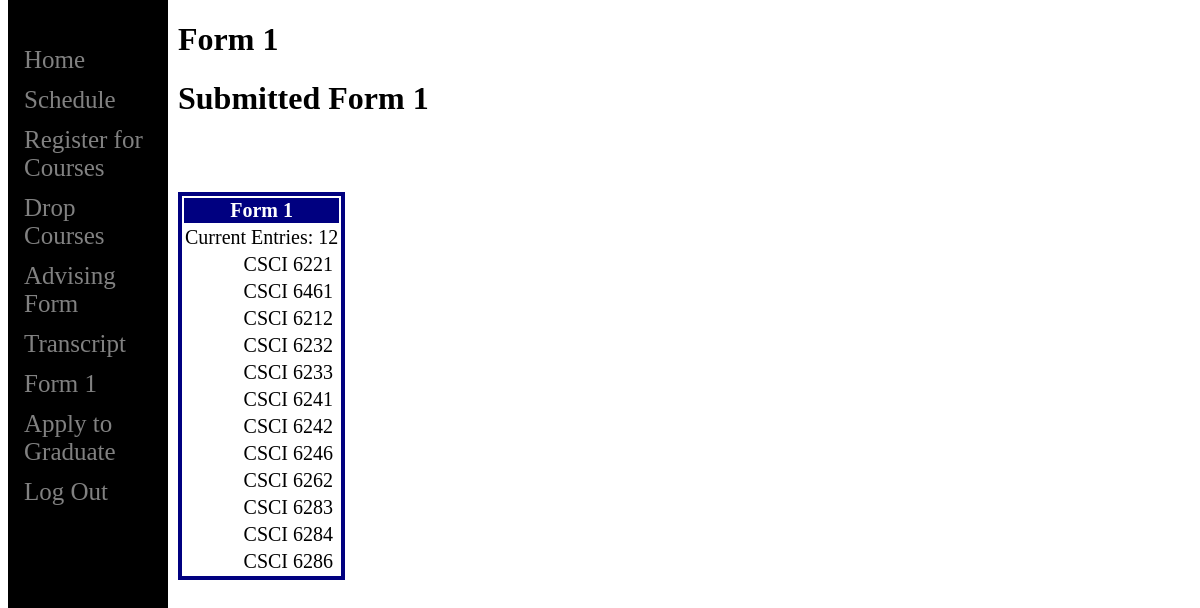
The page /student/form1.php (signed in) on the database its author committed.
### tables this page shows
CREATE TABLE form1 (
  user_id INT(8) ZEROFILL,
  course_dept TINYTEXT,
  course_id INT(4)
);

### student/form1.php (the view, shortened to what this page needs)
<?php
	require "header.php";
?>
<main>
<div class="change-tbl">
<h1>Form 1</h1>
<?php
	$user = $_SESSION['user_id'];
	$user_query = "SELECT * FROM student WHERE user_id=" . $user;
	$run_user = mysqli_query($conn, $user_query);
	$result = mysqli_fetch_assoc($run_user);
	if($result['form1'] == 0){
		echo "<p>You may add up to 12 courses to your Form 1 by searching and clicking *add* below.<br /><b>Only courses which you have already taken are  eligible to be used on your form 1!</b><br /> Note that your Form 1 will NOT be submitted and checked until you add your courses to the form and click *submit*</p>
		<form action='' method='post'>
			<table>
				<tr>
					<td><input type='text' name='search_query'></td>
					<td><button type='submit' name='course-search'>Search Courses</button></td>
					<td><button type='submit' name='show-all'>Display All</button></td>
				</tr>
			</table>
		</form>";
	}
	else{
		echo "<h1>Submitted Form 1</h1>";
	}
?>
<?php
    $user_id = $_SESSION['user_id'];
    $form1 = "SELECT * FROM form1 WHERE user_id=" . $user_id;
    $run_form1 = mysqli_query($conn, $form1);
    $rows = mysqli_num_rows($run_form1);
    $table = "<br /><br /><br /><table><tr><th colspan = 2>Form 1</th></tr><tr><td  colspan=2>Current Entries: {$rows}</td></tr>";
    while($course = mysqli_fetch_assoc($run_form1)){
			$usersel = "SELECT form1 FROM student WHERE user_id=" . $user_id;
			$run_usersel = mysqli_query($conn, $usersel);
			$userres = mysqli_fetch_assoc($run_usersel);
			$status = $userres['form1'];
			if($status != 1){
				$table .= "<tr><td>{$course['course_dept']} {$course['course_id']}</td><td><a href='remf1.php?id=". $user_id ."&dep=".$course['course_dept']."&num=".$course['course_id']."'>Remove</a></td></tr>";
			}
			else{
				$table .= "<tr><td>{$course['course_dept']} {$course['course_id']}</td><td></td></tr>";
			}
    }
    $table .= "</table>";
    echo $table;
?>
<br />
<br />
<br />
</div>
</main>

### student/style.css (style rules this page uses)
body { font-family: "verdana"; }
main { margin-left: 160px; padding: 0px 10px; }
.change-tbl h1, p { text-align:left; }
.change-tbl table { height: 25px; width: auto; font-size: 20px; text-align: center; border: 4px solid navy; vertical-align: center; }
.change-tbl td { text-align:right; }
.change-tbl th { text-align:center; color: white; background-color: navy; }

### rows shown on the page
form1: course_dept "CSCI", course "6221"
form1: course_dept "CSCI", course "6461"
form1: course_dept "CSCI", course "6212"
form1: course_dept "CSCI", course "6232"
form1: course_dept "CSCI", course "6233"
form1: course_dept "CSCI", course "6241"
form1: course_dept "CSCI", course "6242"
form1: course_dept "CSCI", course "6246"
form1: course_dept "CSCI", course "6262"
form1: course_dept "CSCI", course "6283"
form1: course_dept "CSCI", course "6284"
form1: course_dept "CSCI", course "6286"

### other values the page prints
$rows "12"
